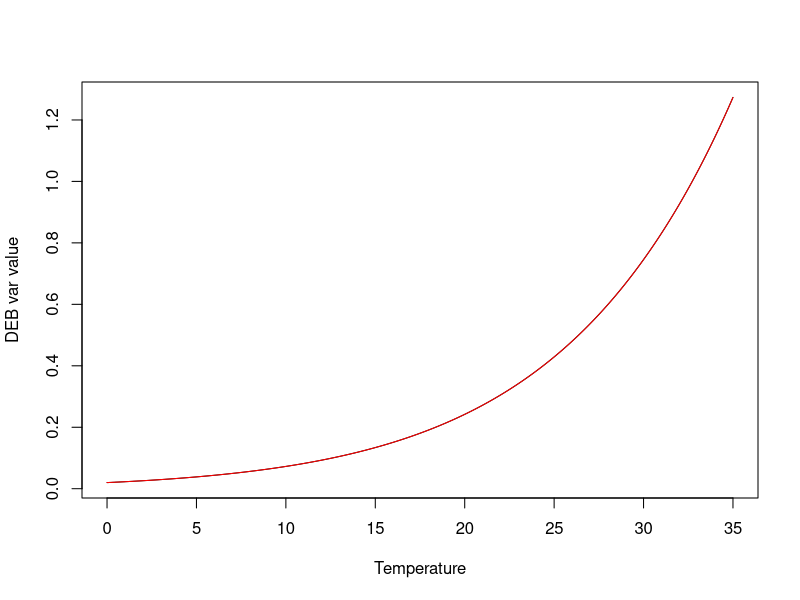

Recreate this plot in R.
T_K  <- 273.15     # Kelvin
Temp <- seq(from = 0, to = 35, by = 0.01) + T_K; # Kelvin
T_A  <- 10000 # K Arrhenius temperature

# Temperatura de referencia 1
T_ref1 <- 20 + T_K
c_T1   <- exp(T_A / T_ref1 - T_A / Temp) # Arrhenius factor
DEB_var1 <- 0.2420 # Variable DEB
DEB_var1_T <- DEB_var1 * c_T1

# Temperatura de referencia 2
T_ref2 <- 16 + T_K

DEB_var2 <- DEB_var1 * exp(T_A / T_ref1 - T_A / T_ref2)
c_T2 <- exp(T_A / T_ref2 - T_A / Temp)
DEB_var2_T <- DEB_var2 * c_T2 # Arrhenius factor

plot(Temp - T_K, DEB_var1_T, type = 'l', xlab = 'Temperature', ylab = 'DEB var value')
lines(Temp - T_K, DEB_var2_T, col = 'red')

a <- DEB_var1_T[which(Temp - T_K == T_ref1 - T_K)]
b <- DEB_var2_T[which(Temp - T_K == T_ref2 - T_K)]

print(paste('Temperatura de Referencia Inicial =', T_ref1-T_K, 'ºC'))
print(paste('Temperatura de Referencia Final =', T_ref2-T_K, 'ºC'))
print(paste('Valor de la Variable DEB =', a, 'a temperatura de referencia', T_ref1-T_K, 'ºC')) 
print(paste('Valor de la Variable DEB =', b, 'a temperatura de referencia', T_ref2-T_K, 'ºC')) 

